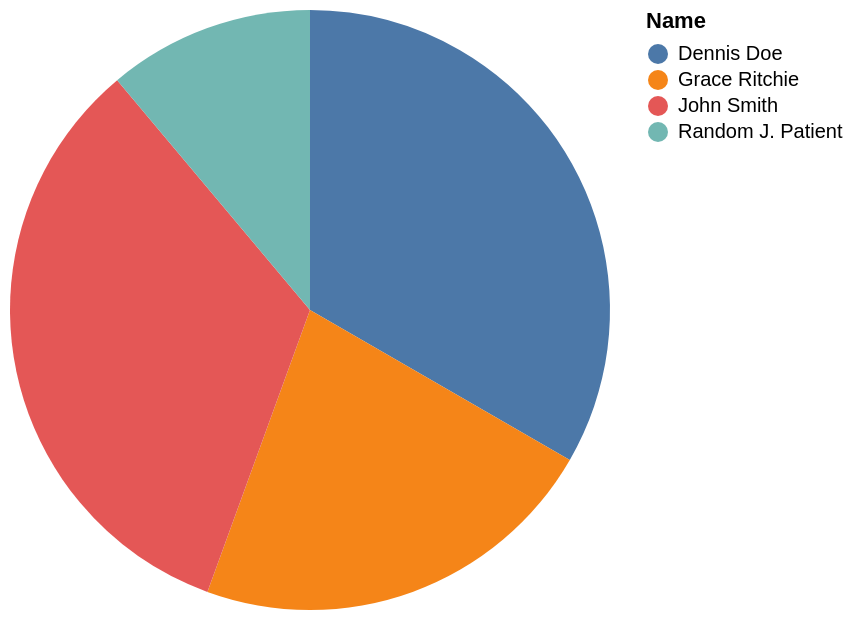

Describe this chart as a Vega-Lite specification.
### Vega-Lite specification from a JSON file in a GitHub repository (floating-point values rounded to 4 significant figures)
{"data": {"values": [{"x_data": "Dennis Doe", "y_data": 3}, {"x_data": "Grace Ritchie", "y_data": 2}, {"x_data": "John Smith", "y_data": 3}, {"x_data": "Random J. Patient", "y_data": 1}]}, "mark": "arc", "encoding": {"theta": {"field": "y_data", "type": "quantitative", "title": "COUNT(Name)"}, "color": {"field": "x_data", "type": "nominal", "title": "Name"}}}
